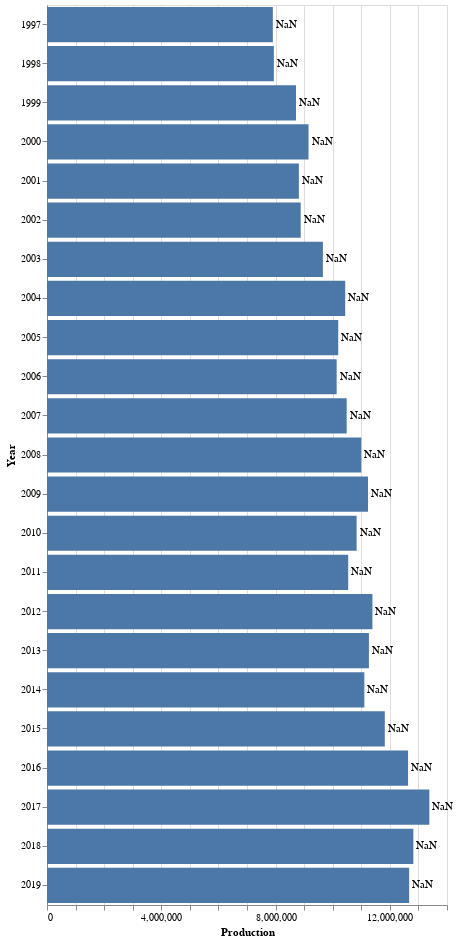

Notebook code for this chart:
### Code cell
source =  pj_rice_prod

bars = alt.Chart(source).mark_bar().encode(
    x='Production:Q',
    y="Year:O"
)

text = bars.mark_text(
    align='left',
    baseline='middle',
    dx=3  # Nudges text to right so it doesn't appear on top of the bar
).encode(
    text='wheat:Q'
)

(bars + text).properties(height=900)

### Figure 1 — Vega-Lite specification as saved in the notebook (floating-point values rounded to 4 significant figures)
{"config": {"view": {"continuousWidth": 400, "continuousHeight": 300}}, "layer": [{"mark": "bar", "encoding": {"x": {"field": "Production", "type": "quantitative"}, "y": {"field": "Year", "type": "ordinal"}}}, {"mark": {"type": "text", "align": "left", "baseline": "middle", "dx": 3}, "encoding": {"text": {"field": "wheat", "type": "quantitative"}, "x": {"field": "Production", "type": "quantitative"}, "y": {"field": "Year", "type": "ordinal"}}}], "data": {"name": "data-17986aa454ff5778c9174435f7d89f97"}, "height": 900, "$schema": "https://vega.github.io/schema/vega-lite/v4.17.0.json", "datasets": {"data-17986aa454ff5778c9174435f7d89f97": [{"Year": 1997, "Production": 7904000.0}, {"Year": 1998, "Production": 7940000.0}, {"Year": 1999, "Production": 8716000.0}, {"Year": 2000, "Production": 9154000.0}, {"Year": 2001, "Production": 8816000.0}, {"Year": 2002, "Production": 8880000.0}, {"Year": 2003, "Production": 9656000.0}, {"Year": 2004, "Production": 10440000.0}, {"Year": 2005, "Production": 10190000.0}, {"Year": 2006, "Production": 10140000.0}, {"Year": 2007, "Production": 10490000.0}, {"Year": 2008, "Production": 11000000.0}, {"Year": 2009, "Production": 11240000.0}, {"Year": 2010, "Production": 10840000.0}, {"Year": 2011, "Production": 10540000.0}, {"Year": 2012, "Production": 11390000.0}, {"Year": 2013, "Production": 11270000.0}, {"Year": 2014, "Production": 11110000.0}, {"Year": 2015, "Production": 11820000.0}, {"Year": 2016, "Production": 12640000.0}, {"Year": 2017, "Production": 13380000.0}, {"Year": 2018, "Production": 12820000.0}, {"Year": 2019, "Production": 12680000.0}]}}
